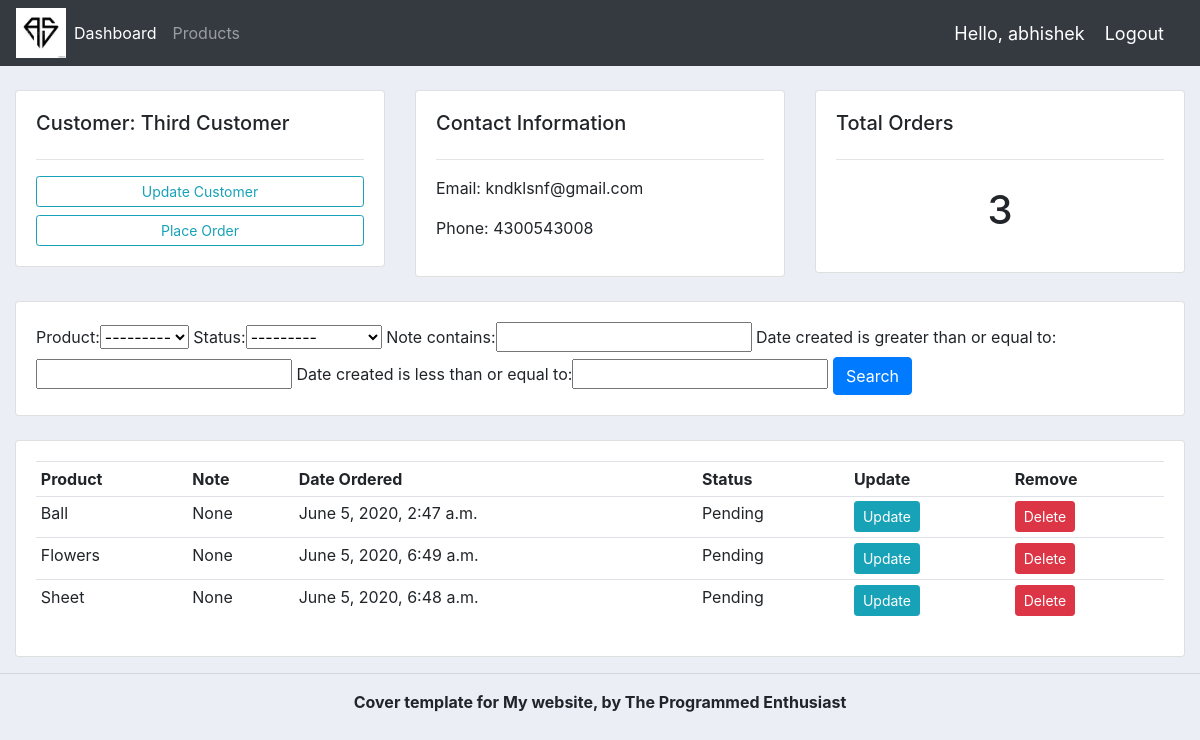
The app's page /accounts/customer/1/ (signed in) with its own data.
### accounts/models.py (models this page shows, shortened)
class Customer(models.Model):
    user = models.OneToOneField(User, null=True,blank=True, on_delete=CASCADE)
    profile_pic = models.ImageField(null=True, blank=True, default='1.jpeg')
    name = models.CharField(max_length=200, null=True)
    phone = models.CharField(max_length=200, null=True)
    email = models.CharField(max_length=200, null=True)
    date = models.DateTimeField(auto_now_add=True, null=True)

class Order(models.Model):
    STATUS = (
        ('Pending', 'Pending'),
        ('Delivered', 'Delivered'),
        ('Out of Delivery', 'Out of Delivery')
    )
    customer = models.ForeignKey(Customer, null=True, on_delete=CASCADE)
    product = models.ForeignKey(Product, null=True, on_delete=CASCADE)
    date_created = models.DateTimeField(auto_now_add=True, null=True)
    status = models.CharField(max_length=200, choices=STATUS, null=True)
    note = models.CharField(max_length=1000, null=True)

class Product(models.Model):
    CATEGORIES = (
        ('Indoor', 'Indoor'),
        ('Out Door', 'Out Door')
    )
    name = models.CharField(max_length=200, null=True)
    price = models.FloatField(null=True)
    category = models.CharField(max_length=200, choices=CATEGORIES, null=True)
    description = models.CharField(max_length=200, null=True, blank=True)
    date_created = models.DateTimeField(auto_now_add=True, null=True)
    tags = models.ManyToManyField(Tag)
    def __str__(self):
        return self.name

### accounts/decorators.py (the view)
        def wrapper_func(request, *args, **kwargs):
            group = None
            if request.user.groups.exists():
                group = request.user.groups.all()[0].name
            if group in allowed_roles:
                return view_func(request, *args, **kwargs)
            else:
                return HttpResponse("You are not authorised to view this page.")

### accounts/views.py (called while the page is built)
@login_required(login_url='login')
@allowed_users(allowed_roles=['Admin'])
def customer(request, pk_test):
    customer = Customer.objects.get(id=pk_test)
    orders = customer.order_set.all()
    orders_count = orders.count()
    myfilter = OrderFilter(request.GET, queryset=orders)
    orders = myfilter.qs
    context = {'customer': customer, 'orders': orders, 'orders_count': orders_count, 'myfilter': myfilter}
    return render(request, 'accounts/customer.html', context)

### accounts/templates/accounts/customer.html
{%  extends 'base.html' %}
{% block content %}
	<br>
<div class="row">
	<div class="col-md">
		<div class="card card-body">
			<h5>Customer: {{ customer.name }}</h5>
			<hr>
			<a class="btn btn-outline-info  btn-sm btn-block" href="">Update Customer</a>
			<a class="btn btn-outline-info  btn-sm btn-block" href="{% url 'create_order' customer.id %}">Place Order</a>
		</div>
	</div>
	<div class="col-md">
		<div class="card card-body">
			<h5>Contact Information</h5>
			<hr>
			<p>Email: {{ customer.email }}</p>
			<p>Phone: {{ customer.phone }}</p>
		</div>
	</div>
	<div class="col-md">
		<div class="card card-body">
			<h5>Total Orders</h5>
			<hr>
			<h1 style="text-align: center;padding: 10px">{{ orders_count }}</h1>
		</div>
	</div>
</div>
<br>
<div class="row">
	<div class="col">
		<div class="card card-body">
			<form method="get">
            {{ myfilter.form }}
		    <button class="btn btn-primary" type="submit">Search</button>
		  </form>
		</div>
	</div>
</div>
<br>
<div class="row">
	<div class="col-md">
		<div class="card card-body">
			<table class="table table-sm">
				<tr>
					<th>Product</th>
					<th>Note</th>
					<th>Date Ordered</th>
					<th>Status</th>
					<th>Update</th>
					<th>Remove</th>
				</tr>
                {% for order in orders %}
                    <tr>
                        <td>{{ order.product.name }}</td>
                        <td>{{ order.note }}</td>
                        <td>{{ order.product.date_created }}</td>
                        <td>{{ order.status }}</td>
                        <td><a class="btn btn-sm btn-info" href="{% url 'update_order' order.id %}">Update</a></td>
                        <td><a class="btn btn-sm btn-danger" href="{% url 'delete_order' order.id %}">Delete</a></td>
                    </tr>
                {% endfor %}
			</table>
		</div>
	</div>
</div>
{% endblock %}

### accounts/templates/accounts/navbar.html (shortened to what this page needs)
{% load static %}
<nav class="navbar navbar-expand-lg navbar-dark bg-dark">
    <img src="{% static 'images/logo.png' %}" alt="Not Loaded" height="50px" width="50px">
  <div class="collapse navbar-collapse" id="navbarNav">
    <ul class="navbar-nav">
        {% if request.user.is_staff %}
          <li class="nav-item active">
            <a class="nav-link" href="{% url 'home' %}">Dashboard</a>
          </li>
          <li class="nav-item">
            <a class="nav-link" href="{% url 'products' %}">Products</a>
          </li>
        {% else %}
            <li class="nav-item">
                <a href="{% url 'account' %}" class="nav-item">Settings</a>
            </li>
        {% endif %}
    </ul>
  </div>
    <span class="hello-msg">Hello, {{ request.user }}</span>
    <span><a class="hello-msg" href="{% url 'logout' %}">Logout</a></span>
</nav>

### static/css/base.css (style rules this page uses)
body { background-color: #ebeff5; }

### accounts/templates/accounts/navbar.html (style rules this page uses)
.hello-msg { color: white; font-size: 18px; margin-right: 20px; }

### records on screen
Customer: name "Third Customer", email "kndklsnf@gmail.com", phone "4300543008"
Order: product.name "Ball", note "None", product.date_created "June 5, 2020, 2:47 a.m.", status "Pending"
Order: product.name "Flowers", note "None", product.date_created "June 5, 2020, 6:49 a.m.", status "Pending"
Order: product.name "Sheet", note "None", product.date_created "June 5, 2020, 6:48 a.m.", status "Pending"

### other values on screen
{{ request.user }} "abhishek"
{{ orders_count }} "3"
